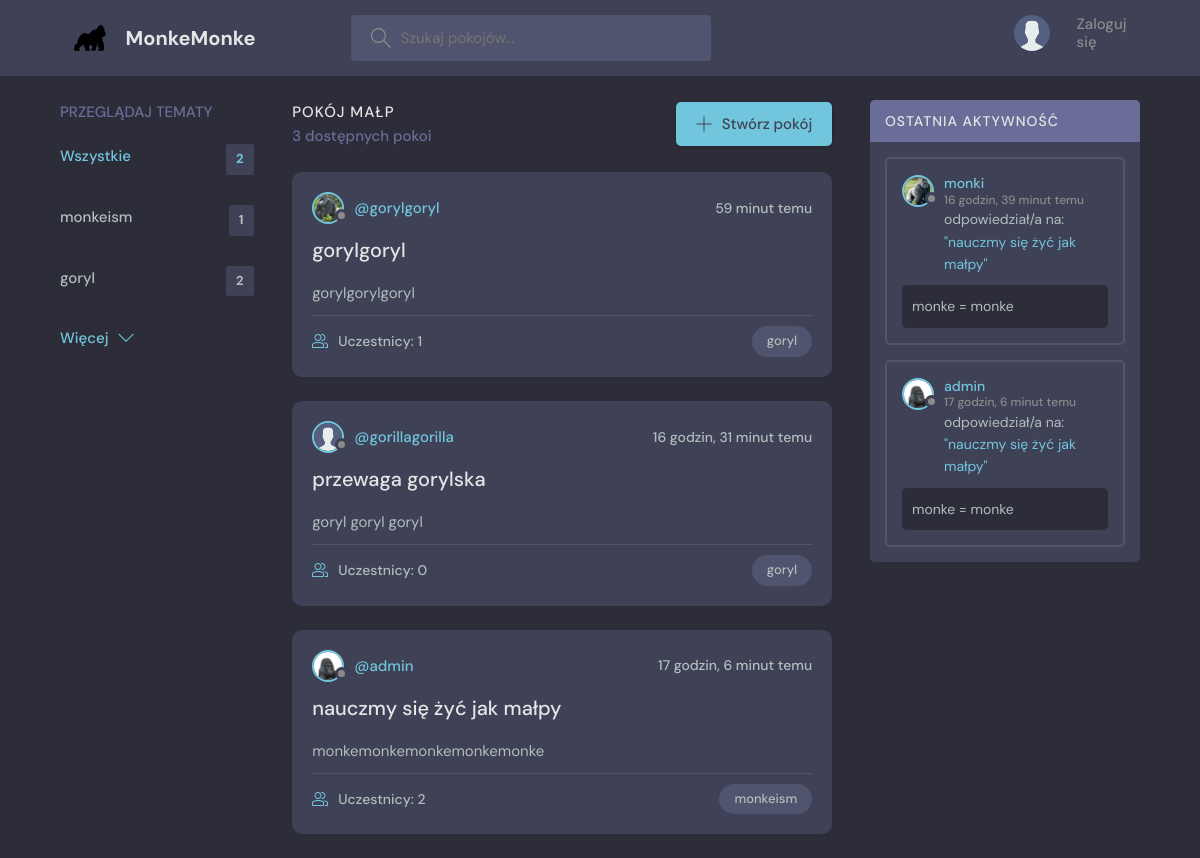
The page / on the database its author committed.
### base/models.py (models this page shows, shortened)
class Topic(models.Model):
    name = models.CharField(max_length=200)

class Room(models.Model):
    host = models.ForeignKey(User, on_delete=models.SET_NULL, null=True)
    topic = models.ForeignKey(Topic, on_delete=models.SET_NULL, null=True)
    name = models.CharField(max_length=200)
    description = models.TextField(null=True, blank=True)
    participants = models.ManyToManyField(User, related_name='uczestnicy', blank=True)
    updated = models.DateTimeField(auto_now=True)
    created = models.DateTimeField(auto_now_add=True)
    class Meta:
        ordering = ['-updated', '-created']
    def __str__(self):
        return self.name

class User(AbstractUser):
    name = models.CharField(max_length=200, null=True)
    email = models.EmailField(unique=True, null=True)
    bio = models.TextField(null=True, default="monke")
    avatar = models.ImageField(null=True, default="avatar.svg")
    USERNAME_FIELD = 'email'
    REQUIRED_FIELDS = []

class Message(models.Model):
    user = models.ForeignKey(User, on_delete=models.CASCADE)
    room = models.ForeignKey(Room, on_delete=models.CASCADE)
    body = models.TextField()
    updated = models.DateTimeField(auto_now=True)
    created = models.DateTimeField(auto_now_add=True)
    class Meta:
        ordering = ['-updated', '-created']

### base/views.py (the view)
# urls.py: path('', views.home, name="home"),
def home(request):
    q = request.GET.get('q') if request.GET.get('q') != None else ''
    rooms = Room.objects.filter(
        Q(topic__name__icontains=q) |
        Q(name__icontains=q) |
        Q(description__icontains=q)
    )
    topics = Topic.objects.all()[0:5]
    room_count = rooms.count()
    room_messages = Message.objects.filter(Q(room__topic__name__icontains=q))
    context = {'rooms': rooms, 'topics': topics, 'room_count' : room_count, 'room_messages': room_messages}
    return render(request, 'base/home.html', context)

### base/templates/base/home.html (shortened to what this page needs)
{% extends 'main.html' %}
{% block content %}
    <main class="layout layout--3">
      <div class="container">
        {% include 'base/topics_component.html' %}
        <div class="roomList">
          <div class="roomList__header">
            <div>
              <h2>Pokój małp</h2>
              <p>{{ rooms.count }} dostępnych pokoi</p>
            </div>
            <a class="btn btn--main2" href="{% url 'create-room' %}">
              <svg version="1.1" xmlns="http://www.w3.org/2000/svg" width="32" height="32" viewBox="0 0 32 32">
                <title>Stwórz pokój</title>
                <path
                  d="M16.943 0.943h-1.885v14.115h-14.115v1.885h14.115v14.115h1.885v-14.115h14.115v-1.885h-14.115v-14.115z"
                ></path>
              </svg>
              Stwórz pokój
            </a>
          </div>
          {% include 'base/feed_component.html' %}
        </div>
        {% include 'base/activity_component.html' %}
      </div>
    </main>
{% endblock content %}

### base/templates/base/topics_component.html
<div class="topics">
    <div class="topics__header">
      <h2>Przeglądaj tematy</h2>
    </div>
    <ul class="topics__list">
      <li>
        <a href="{% url 'home' %}" class="active">Wszystkie <span>{{ topics.count }}</span></a>
      </li>
      {% for topic in topics %}
      <li>
        <a href="{% url 'home' %}?q={{ topic.name }}">{{ topic.name }} <span>{{ topic.room_set.all.count }}</span></a>
      </li>
      {% endfor %}
    </ul>
    <a class="btn btn--link" href="{% url 'topics' %}">
      Więcej
      <svg version="1.1" xmlns="http://www.w3.org/2000/svg" width="32" height="32" viewBox="0 0 32 32">
        <title>chevron-down</title>
        <path d="M16 21l-13-13h-3l16 16 16-16h-3l-13 13z"></path>
      </svg>
    </a>
</div>

### base/templates/base/feed_component.html (shortened to what this page needs)
{% for room in rooms %}
<div class="roomListRoom">
    <div class="roomListRoom__header">
      <a href="{% url 'user-profile' room.host.id %}" class="roomListRoom__author">
        <div class="avatar avatar--small">
          <img src="{{ room.host.avatar.url }}" />
        </div>
        <span>@{{ room.host.username }}</span>
      </a>
      <div class="roomListRoom__actions">
        <span>{{ room.created | timesince }} temu</span>
      </div>
    </div>
    <div class="roomListRoom__content">
      <a href="{% url 'room' room.id %}">{{ room.name }}</a>
      <p>
        {{ room.description|stringformat:".70s" }}
      </p>
    </div>
    <div class="roomListRoom__meta">
      <a href="{% url 'room' room.id %}" class="roomListRoom__joined">
        Uczestnicy: {{ room.participants.all.count }}
      </a>
      <p class="roomListRoom__topic">{{ room.topic.name }}</p>
    </div>
</div>
{% endfor %}

### base/templates/base/activity_component.html (shortened to what this page needs)
<div class="activities">
    <div class="activities__header">
      <h2>Ostatnia aktywność</h2>
    </div>
    {% for message in room_messages %}
    <div class="activities__box">
      <div class="activities__boxHeader roomListRoom__header">
        <a href="{% url 'user-profile' message.user.id %}" class="roomListRoom__author">
          <div class="avatar avatar--small">
            <img src="{{ message.user.avatar.url }}" />
          </div>
          <p>
            {{ message.user.username }}
            <span>{{ message.created | timesince }} temu</span>
          </p>
        </a>
      </div>
      <div class="activities__boxContent">
        <p>odpowiedział/a na:<a href="{% url 'room' message.room.id %}">"{{ message.room }}"</a></p>
        <div class="activities__boxRoomContent">
          {{ message.body }}
        </div>
      </div>
    </div>
    {% endfor %}
</div>

### rows shown on the page
Topic: name "monkeism", room_set.all.count "1"
Topic: name "goryl", room_set.all.count "2"
Room: host.avatar (picture), host.username "gorylgoryl", created "59 minut", name "gorylgoryl", description "gorylgorylgoryl", participants.all.count "1", topic.name "goryl"
Room: host.avatar (placeholder picture), host.username "gorillagorilla", created "16 godzin, 31 minut", name "przewaga gorylska", description "goryl goryl goryl", participants.all.count "0", topic.name "goryl"
Room: host.avatar (picture), host.username "admin", created "17 godzin, 6 minut", name "nauczmy się żyć jak małpy", description "monkemonkemonkemonkemonke", participants.all.count "2", topic.name "monkeism"
Message: user.avatar (picture), user.username "monki", created "16 godzin, 39 minut", room "nauczmy się żyć jak małpy", body "monke = monke"
Message: user.avatar (picture), user.username "admin", created "17 godzin, 6 minut", room "nauczmy się żyć jak małpy", body "monke = monke"

### other values the page prints
{{ topics.count }} "2"
{{ rooms.count }} "3"
